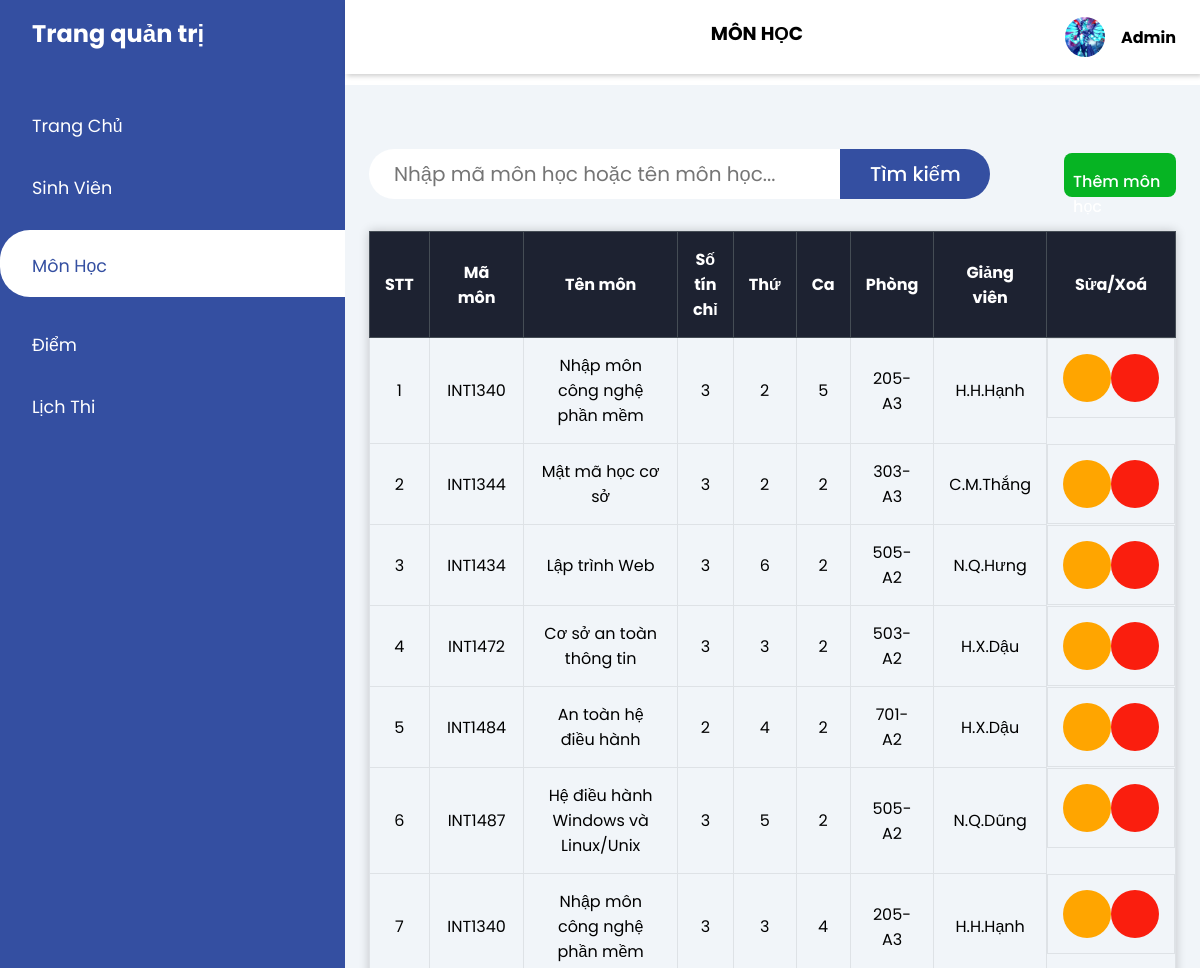
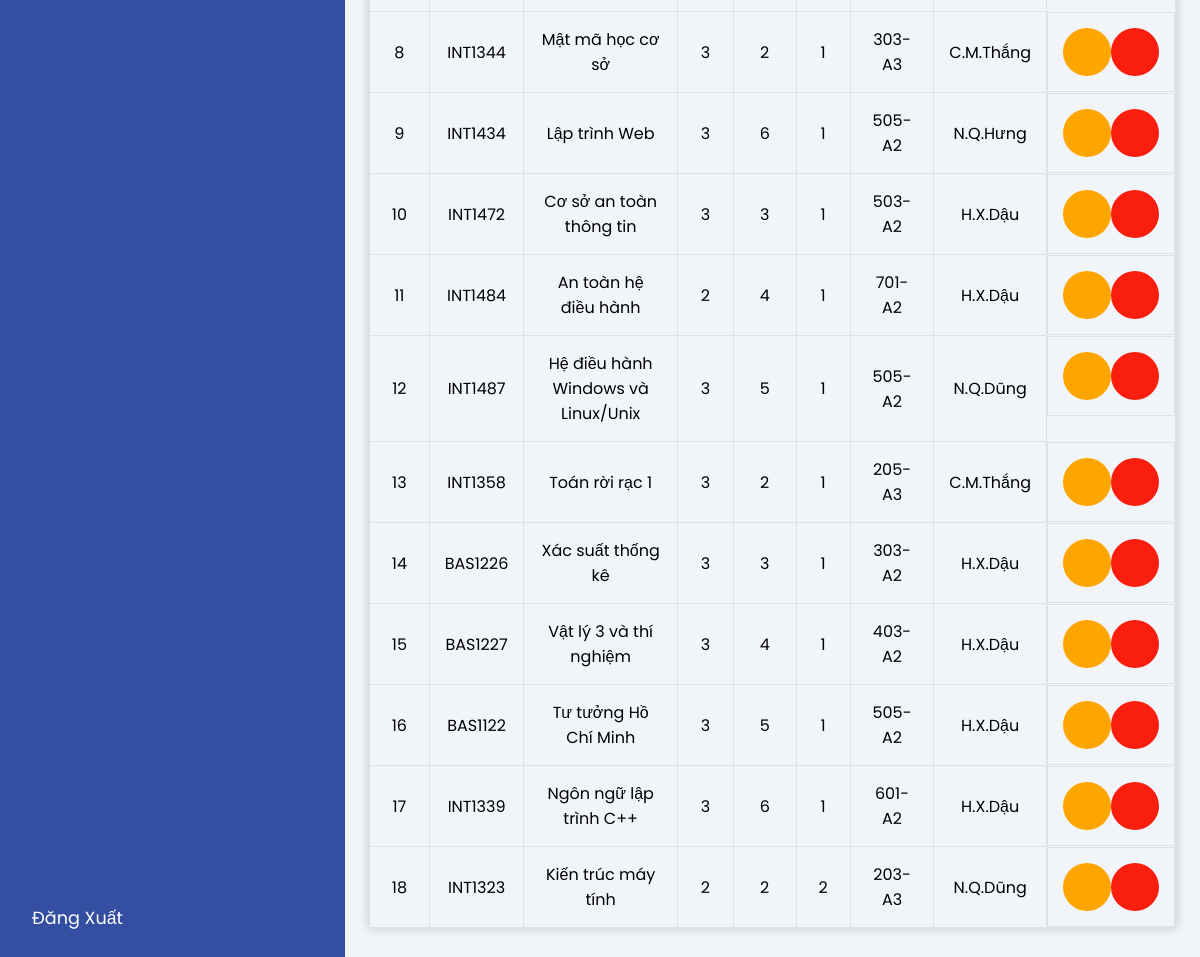
/backend/admin_subject/admin_subject.php (signed in), run on the app's committed database (2 pictures, top to bottom).
### tables this page shows
CREATE TABLE `subject` (
  `subjectID` int(11) NOT NULL,
  `maMon` varchar(7) NOT NULL,
  `tenMon` varchar(100) NOT NULL,
  `soTinChi` int(11) NOT NULL,
  `thu` varchar(8) NOT NULL,
  `ca` int(11) NOT NULL,
  `phong` varchar(6) NOT NULL,
  `giangVien` varchar(150) NOT NULL,
  `hocPhi` int(11) NOT NULL,
  `hocKy` int(2) NOT NULL,
  `namHoc` varchar(9) NOT NULL
);

### database/dbhelper.php (called while the page is built, shortened)
<?php
function executeResult ($sql) {
    $conn = mysqli_connect(HOST, USERNAME, PASSWORD, DATABASE);
    $resultset = mysqli_query($conn, $sql);
    $list = [];
        while ($row = $resultset->fetch_assoc())
        $list[] = $row;
        return $list;
}

### backend/admin_subject/admin_subject.php (the view, shortened to what this page needs)
<?php
require_once "/xampp/htdocs/QuanLySinhVien/database/dbhelper.php";
?>
<!DOCTYPE html>
<html lang="en">
<head>
    <link rel="stylesheet" href="https://maxst.icons8.com/vue-static/landings/line-awesome/line-awesome/1.3.0/css/line-awesome.min.css">
    <link rel="stylesheet" href="../assets/css/admin_subject.css">
</head>
<body>
    <div class="sidebar">
        <div class="sidebar-brand">
            <h2><i class="lab la-accusoft"></i> <span>Trang quản trị</span></h2>
        </div>
        <div class="sidebar-menu">
            <ul>
                <li>
                    <a href="../admin_home/admin_home.php"><span class="las la-igloo"></span>
                        <span>Trang Chủ</span></a>
                </li>
                <li>
                    <a href="../admin_student/admin_student.php" ><span class="las la-user-circle"></span>
                        <span>Sinh Viên</span></a>
                </li>
                <li>
                    <a href="../admin_subject/admin_subject.php" class="active"><span class="las la-book"></span>
                        <span>Môn Học</span></a>
                </li>
                <li>
                    <a href="../admin_mark/admin_mark.php"><span class="las la-graduation-cap"></span>
                        <span>Điểm</span></a>
                </li>
                <li>
                    <a href="../admin_examSchedule/admin_examSchedule.php"><span class="las la-calendar-alt"></span>
                        <span>Lịch Thi</span></a>
                </li>
                <li>
                    <a href="../admin_logout/admin_logout.php"><span class="las la-sign-out-alt"></span>
                        <span>Đăng Xuất</span></a>
                </li>
            </ul>
        </div>
    </div>
    <div class="main-content">
        <header>
            <label for="nav-toggle">
                <span class="las la-bars"></span>
            </label>
            <h3>MÔN HỌC</h3>
            <div class="user-wrapper">
                <img src="../assets/img/admin_page/photon_dragon.png" width="40px" height="40px" alt="">
                <div>
                    <h4>Admin</h4>
                </div>
            </div>
        </header>
        <main>
            <div class="subject-search">
                <form action="<?php echo htmlspecialchars($_SERVER["PHP_SELF"]); ?>" method="get">
                    <input type="text" placeholder="Nhập mã môn học hoặc tên môn học..." name="search" class="timKiem">
                    <input type="submit" value="Tìm kiếm">
                </form>
                <a href="input_subject.php" type="submit" name="add-btn" class="add-btn">Thêm môn học</a href="">
            </div>
            <div class="subject-table">
                <table width="100%">
                    <thead>
                        <tr>
                            <th>STT</th>
                            <th>Mã môn</th>
                            <th>Tên môn</th>
                            <th>Số tín chỉ</th>
                            <th>Thứ</th>
                            <th>Ca</th>
                            <th>Phòng</th>
                            <th>Giảng viên</th>
                            <th>Sửa/Xoá</th>
                        </tr>
                    </thead>
                    <tbody class="danhsach">
                        <?php
                        if (isset($_GET['search']) && $_GET['search'] !== ''){
                            $search = trim($_GET['search']);
                            $sql = "select subjectID, maMon, tenMon, soTinChi,
                                    thu, ca, phong, giangVien
                                    from subject where maMon like '%{$search}%' or
                                    tenMon like '%{$search}%' or giangVien like '%{$search}%'
                                    order by subjectID";
                        }
                        else {
                            $sql =  "select subjectID, maMon, tenMon, soTinChi,
                                    thu, ca, phong, giangVien from subject order by subjectID";
                        }
                        $index = 1;
                        $subjectList = executeResult($sql);
                        if (count($subjectList) !== 0)
                            foreach ($subjectList as $std) {
                                echo "<tr>
                                    <td>".($index++)."</td>
                                    <td>{$std["maMon"]}</td>
                                    <td>{$std["tenMon"]}</td>
                                    <td>{$std["soTinChi"]}</td>
                                    <td>{$std["thu"]}</td>
                                    <td>{$std["ca"]}</td>
                                    <td>{$std["phong"]}</td>
                                    <td>{$std["giangVien"]}</td>
                                    <td>
                                        <a href='edit_subject.php?id={$std["subjectID"]}' class='edit-btn'
                                        name='edit-btn'><i class='las la-pen'></i></a>
                                        <a href='delete_subject.php?id={$std["subjectID"]}' class='delete-btn'
                                        name='delete-btn'><i class='las la-trash-alt'></i></a>
                                    </td>
                                </tr>";
                            }
                        ?>
                    </tbody>
                </table>
            </div>
        </main>
    </div>
</body>
</html>

### backend/assets/css/admin_subject.css (style rules this page uses)
:root { --main-color: #344fa1; --color-dark: #1D2231; --text-gray: #8390A2; }
* { padding: 0; margin: 0; box-sizing: border-box; list-style-type: none; text-decoration: none; font-family: 'Poppins', sans-serif; }
.sidebar { width: 345px; position: fixed; left: 0; top: 0; height: 100%; background: var(--main-color); z-index: 100; transition: width 300ms; }
.sidebar-brand { height: 90px; padding: 1rem 0rem 1rem 2rem; color: #fff; }
.sidebar-brand span { display: inline-block; padding-right: 1.3rem; }
.sidebar-menu { margin-top: 1rem; }
.sidebar-menu li { width: 100%; margin-bottom: 1.7rem; position: relative; }
.sidebar-menu a { padding-left: 1rem; display: block; color: #fff; font-size: 1.1rem; }
.sidebar-menu a.active { background: #fff; padding-top: 1rem; padding-bottom: 1rem; color: var(--main-color); border-radius: 30px 0 0 30px; }
.sidebar-menu a span:first-child { font-size: 1.5rem; padding-right: 1rem; }
.sidebar-menu li:last-child { position: absolute; bottom: 0; }
.main-content { margin-left: 345px; }
header { background: #fff; display: flex; justify-content: space-between; padding: 1rem 1.5rem; box-shadow: 2px 2px 5px rgba(0, 0, 0, 0.2); position: fixed; left: 345px; width: calc(100% - 345px); top: 0; z-index: 100; transition: left 300ms; }
header h3 { margin-left: 4rem; margin-top: .2rem; }
header label span { font-size: 1.7rem; padding-right: 1rem; }
.user-wrapper { display: flex; align-items: center; }
.user-wrapper img { border-radius: 50%; margin-right: 1rem; }
.user-wrapper h4 { margin-bottom: 0rem !important; }
main { margin-top: 85px; padding: 2rem 1.5rem; background: #f1f5f9; min-height: calc(100vh - 90px); }
.subject-search { width: 100%; margin-top: 2rem; }
.subject-search form { display: inline; position: relative; }
.subject-search input { position: relative; display: inline-block; font-size: 20px; }
input[type="text"] { background: #fff; width: 29.5rem; height: 3.125rem; border: none; outline: none; padding: 0 25px; border-radius: 30px 0 0 30px; }
input[type="submit"] { position: relative; left: -0.313rem; border-radius: 0 30px 30px 0; height: 3.125rem; width: 9.375rem; border: none; outline: none; cursor: pointer; background: var(--main-color); color: #fff; font-weight: 500; }
.add-btn { background: #06b423; border: none; border-radius: 0.5rem; outline: none; cursor: pointer; width: 7rem; height: 2.75rem; margin-top: .25rem; font-size: 16px; font-weight: 500; color: #fff; position: absolute; right: 1.5rem; padding: 16px 0 0 9px; }
.subject-table { margin-top: 2rem; font-size: 16px; text-align: center; }
.subject-table table, .subject-table th, .subject-table td { border: 1px solid #dee2e6; border-collapse: collapse; }
.subject-table th, .subject-table td { padding: 0.938rem; }
.subject-table th { background: #1D2231; color: #fff; border-color: #454d55; }
.subject-table tr th:first-child { width: 5%; }
.subject-table tr th:nth-child(2) { width: 5%; }
.subject-table tr th:nth-child(3) { width: 20%; }
.subject-table tr th:nth-child(4) { width: 5%; }
.subject-table tr th:nth-child(5) { width: 5%; }
.subject-table tr th:nth-child(6) { width: 5%; }
.subject-table tr th:nth-child(7) { width: 5%; }
.subject-table tr th:nth-child(8) { width: 5%; }
.subject-table tr th:nth-child(9) { width: 5%; }
.subject-table table { box-shadow: 0 0 10px rgba(0, 0, 0, 0.2); }
.subject-table tr td:last-child { display: flex; justify-content: space-around; }
.subject-table .edit-btn, .subject-table .delete-btn { width: 3rem; height: 3rem; font-size: 2rem; }
.subject-table .edit-btn { background: orange; border: none; outline: none; cursor: pointer; border-radius: 100%; color: #000; }
.subject-table .delete-btn { background: #fa1e0e; border: none; outline: none; cursor: pointer; border-radius: 100%; color: #fff; }

### data on the page
subject: maMon "INT1340", tenMon "Nhập môn công nghệ phần mềm", soTinChi "3", thu "2", ca "5", phong "205-A3", giangVien "H.H.Hạnh"
subject: maMon "INT1344", tenMon "Mật mã học cơ sở", soTinChi "3", thu "2", ca "2", phong "303-A3", giangVien "C.M.Thắng"
subject: maMon "INT1434", tenMon "Lập trình Web", soTinChi "3", thu "6", ca "2", phong "505-A2", giangVien "N.Q.Hưng"
subject: maMon "INT1472", tenMon "Cơ sở an toàn thông tin", soTinChi "3", thu "3", ca "2", phong "503-A2", giangVien "H.X.Dậu"
subject: maMon "INT1484", tenMon "An toàn hệ điều hành", soTinChi "2", thu "4", ca "2", phong "701-A2", giangVien "H.X.Dậu"
subject: maMon "INT1487", tenMon "Hệ điều hành Windows và Linux/Unix", soTinChi "3", thu "5", ca "2", phong "505-A2", giangVien "N.Q.Dũng"
subject: maMon "INT1340", tenMon "Nhập môn công nghệ phần mềm", soTinChi "3", thu "3", ca "4", phong "205-A3", giangVien "H.H.Hạnh"
subject: maMon "INT1344", tenMon "Mật mã học cơ sở", soTinChi "3", thu "2", ca "1", phong "303-A3", giangVien "C.M.Thắng"
subject: maMon "INT1434", tenMon "Lập trình Web", soTinChi "3", thu "6", ca "1", phong "505-A2", giangVien "N.Q.Hưng"
subject: maMon "INT1472", tenMon "Cơ sở an toàn thông tin", soTinChi "3", thu "3", ca "1", phong "503-A2", giangVien "H.X.Dậu"
subject: maMon "INT1484", tenMon "An toàn hệ điều hành", soTinChi "2", thu "4", ca "1", phong "701-A2", giangVien "H.X.Dậu"
subject: maMon "INT1487", tenMon "Hệ điều hành Windows và Linux/Unix", soTinChi "3", thu "5", ca "1", phong "505-A2", giangVien "N.Q.Dũng"
subject: maMon "INT1358", tenMon "Toán rời rạc 1", soTinChi "3", thu "2", ca "1", phong "205-A3", giangVien "C.M.Thắng"
subject: maMon "BAS1226", tenMon "Xác suất thống kê", soTinChi "3", thu "3", ca "1", phong "303-A2", giangVien "H.X.Dậu"
subject: maMon "BAS1227", tenMon "Vật lý 3 và thí nghiệm", soTinChi "3", thu "4", ca "1", phong "403-A2", giangVien "H.X.Dậu"
subject: maMon "BAS1122", tenMon "Tư tưởng Hồ Chí Minh", soTinChi "3", thu "5", ca "1", phong "505-A2", giangVien "H.X.Dậu"
subject: maMon "INT1339", tenMon "Ngôn ngữ lập trình C++", soTinChi "3", thu "6", ca "1", phong "601-A2", giangVien "H.X.Dậu"
subject: maMon "INT1323", tenMon "Kiến trúc máy tính", soTinChi "2", thu "2", ca "2", phong "203-A3", giangVien "N.Q.Dũng"
